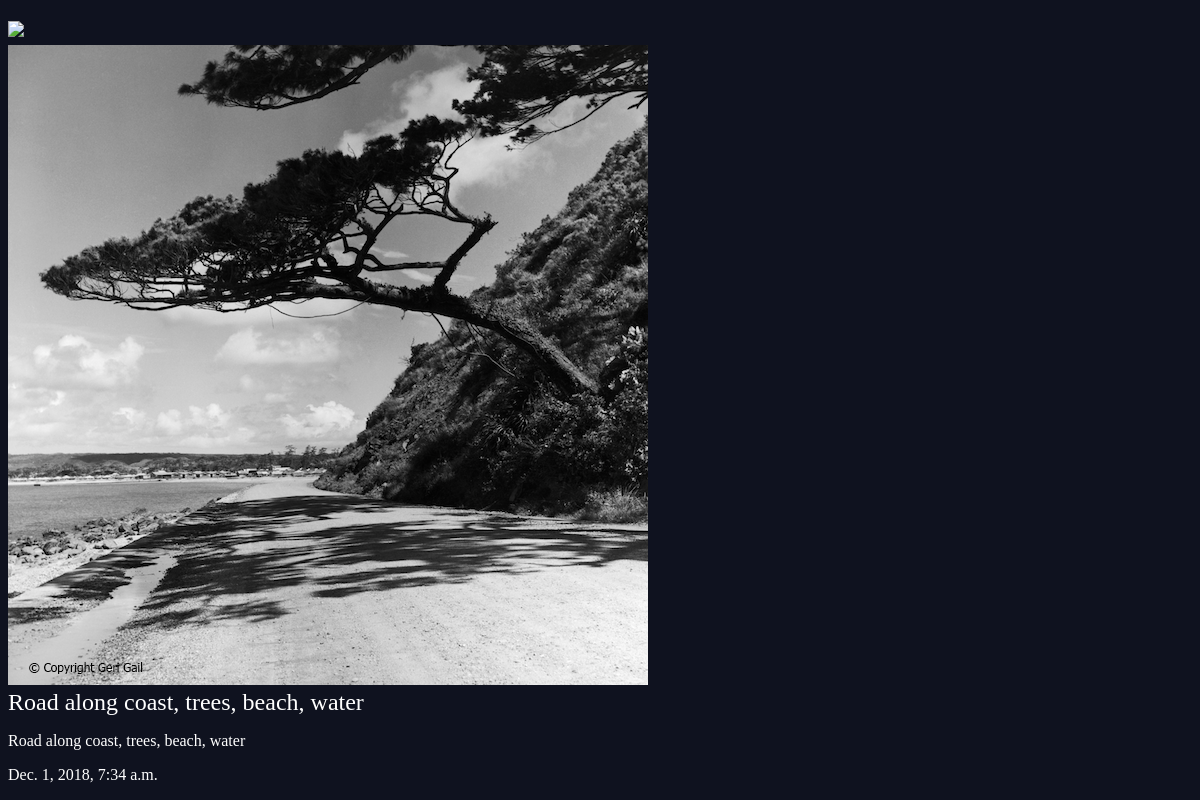
/articles/8/, run on the app's committed database.
### articles/models.py (models this page shows, shortened)
class Article(models.Model):
    title = models.CharField(max_length = 100)
    slug = models.SlugField()
    author = models.CharField(default='', max_length = 100)
    body = models.TextField()
    date = models.DateTimeField(auto_now_add = True)
    thumb = models.ImageField(default='default.png', blank = True)

### articles/views.py (the view)
# urls.py: url(r'^(?P<slug>[\w-]+)/$', views.article_detail, name="detail"),
def article_detail(request, slug):
    article = models.Article.objects.get(slug=slug)
    return render(request,'articles/article_detail.html', {'article': article})

### articles/templates/articles/article_detail.html
{% extends 'base_layout.html' %}
{% block content %}
<div class = "article-detail">
    <div class="article">
        <img src="{{article.thumb.url}}"/>
        <h2> {{article.title}} </h2>
        <p> {{article.body}} </p>
        <p> {{article.date}} </p>
    </div>
</div>
{% endblock %}

### articles/assets/style.css (style rules this page uses)
body { background-color: #0f121f; background-repeat: no-repeat; color: #fff; }
body * { font-family: : UBuntu; }
h1, h2, h3, h4, h5 { font-weight: normal; margin: 0; }

### data on the page
Article: thumb (picture), title "Road along coast, trees, beach, water", body "Road along coast, trees, beach, water", date "Dec. 1, 2018, 7:34 a.m."
